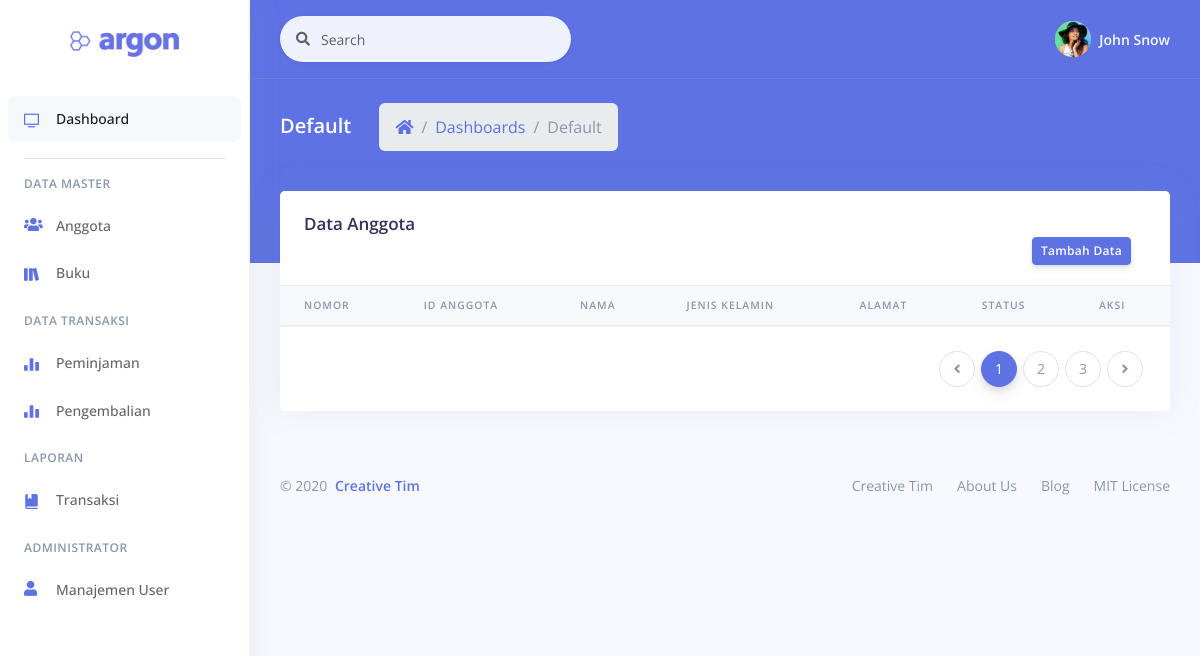
Before: /index.php?page=perpus/anggota/list_anggota with the older database file.
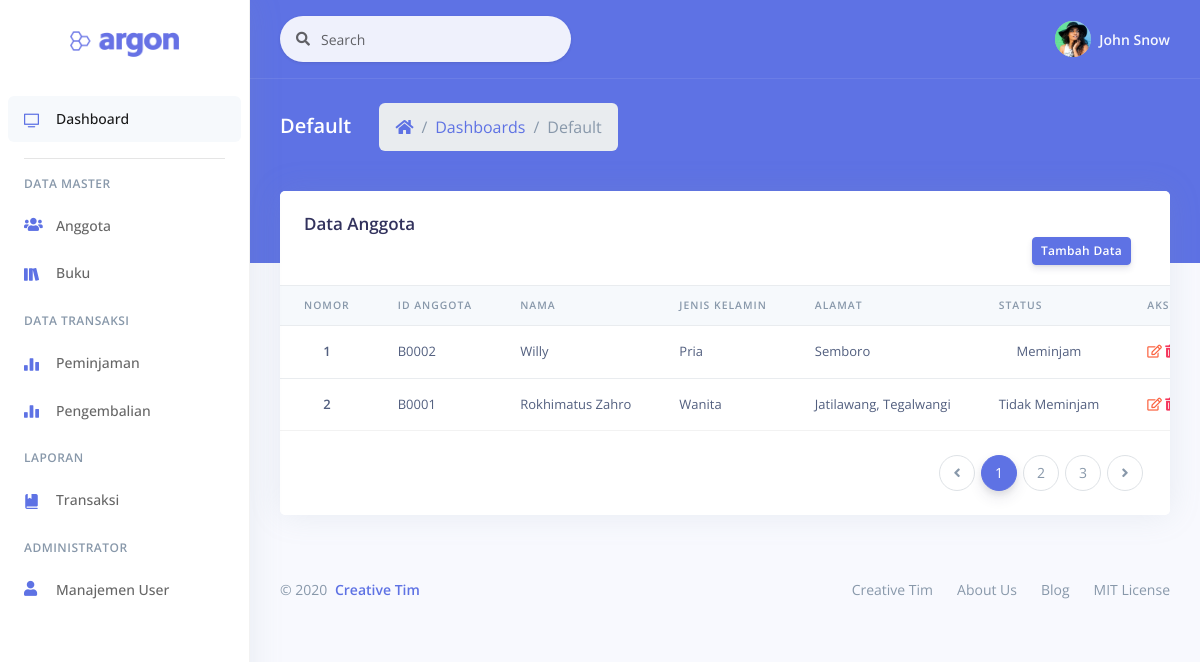
After: the same page with the newer database file.
### tables this page shows
CREATE TABLE `tb_anggota` (
  `id_anggota` varchar(5) NOT NULL,
  `nama` varchar(30) NOT NULL,
  `jenkel` varchar(10) NOT NULL,
  `alamat` varchar(40) NOT NULL,
  `status` varchar(20) NOT NULL
);

### perpus/anggota/list_anggota.php (the view, shortened to what this page needs)
<?php
    include 'koneksi.php';
    $data = mysqli_query($db, "SELECT * FROM tb_anggota ORDER BY id_anggota DESC");
?>
<div class="row">
    <div class="col">
        <div class="card">
        <div class="card-header border-0">
            <h3 class="mb-0">Data Anggota</h3>
            <div class="col text-right">
                  <a href="index.php?page=perpus/anggota/add_anggota" class="btn btn-sm btn-primary">Tambah Data</a>
            </div>
        </div>
        <div class="table-responsive">
            <table class="table align-items-center table-flush">
                <thead class="thead-light">
                    <tr>
                    <th scope="col" class="sort" data-sort="nomor">Nomor</th>
                    <th scope="col" class="sort" data-sort="id_anggota">ID Anggota</th>
                    <th scope="col" class="sort" data-sort="nama">Nama</th>
                    <th scope="col" class="sort" data-sort="jenkel">Jenis Kelamin</th>
                    <th scope="col" class="sort" data-sort="alamat">Alamat</th>
                    <th scope="col" class="sort" data-sort="alamat">Status</th>
                    <th scope="col">Aksi</th>
                    </tr>
                </thead>
                <tbody class="list">
                    <?php
                        $nomor = 1;
                        foreach ($data as $d) :
                    ?>
                    <tr>
                        <th scope="row" class="text-center">
                            <?= $nomor++; ?>
                        </th>
                        <td class="budget">
                            <?= $d['id_anggota']; ?>
                        </td>
                        <td>
                            <?= $d['nama']; ?>
                        </td>
                        <td>
                            <?= $d['jenkel']; ?>
                        </td>
                        <td>
                            <?= $d['alamat']; ?>
                        </td>
                        <td class="text-center">
                            <?= $d['status']; ?>
                        </td>
                        <td>
                            <a href="index.php?page=perpus/anggota/edit_anggota&id_anggota=<?= $d['id_anggota']; ?>">
                                <i class='far fa-edit text-warning'></i>
                            </a>
                            <a href="index.php?page=perpus/anggota/aksi_hapus_anggota&id_anggota=<?= $d['id_anggota']; ?>" onclick="return confirm ('Apakah Anda yakin ingin menghapus data?')">
                                <i class='fas fa-trash-alt text-danger'></i>
                            </a>
                        </td>
                    </tr>
                    <?php
                        endforeach;
                    ?>
                </tbody>
            </table>
        </div>
        <div class="card-footer py-4">
            <nav aria-label="...">
            <ul class="pagination justify-content-end mb-0">
                <li class="page-item disabled">
                <a class="page-link" href="#" tabindex="-1">
                    <i class="fas fa-angle-left"></i>
                </a>
                </li>
                <li class="page-item active">
                <a class="page-link" href="#">1</a>
                </li>
                <li class="page-item">
                <a class="page-link" href="#">2 <span class="sr-only">(current)</span></a>
                </li>
                <li class="page-item"><a class="page-link" href="#">3</a></li>
                <li class="page-item">
                <a class="page-link" href="#">
                    <i class="fas fa-angle-right"></i>
                </a>
                </li>
            </ul>
            </nav>
        </div>
        </div>
    </div>
</div>

Changed rows visible on the page:
added tb_anggota: id_anggota "B0002", nama "Willy", jenkel "Pria", alamat "Semboro", status "Meminjam"
added tb_anggota: id_anggota "B0001", nama "Rokhimatus Zahro", jenkel "Wanita", alamat "Jatilawang, Tegalwangi", status "Tidak Meminjam"
